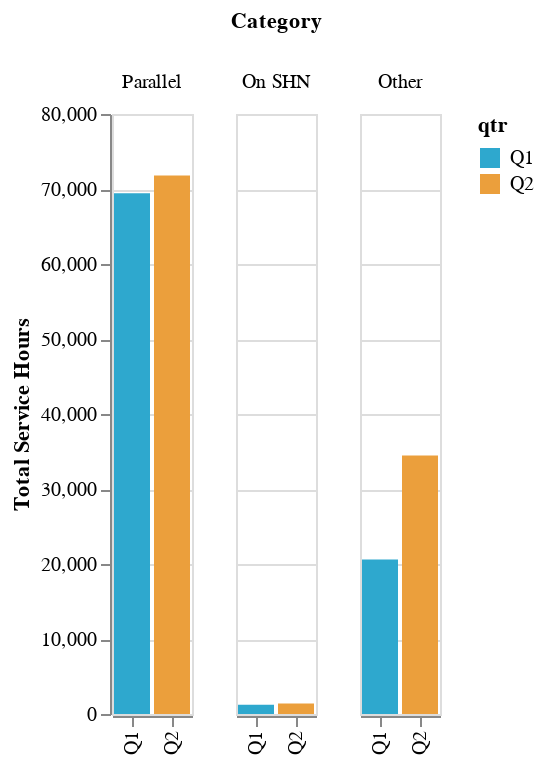

The cell this chart's notebook holds for it:
### Code cell
make_grouped_bar_chart(df, x_col="qtr", 
                       y_col="total_service_hours",
                       group_col="category")

### Figure 1 — Vega-Lite specification as saved in the notebook (floating-point values rounded to 4 significant figures)
{"config": {"view": {"continuousWidth": 400, "continuousHeight": 300}}, "data": {"name": "data-ad6cd1480dd425d35a18fab37753d3db"}, "mark": "bar", "encoding": {"color": {"field": "qtr", "scale": {"range": ["#2EA8CE", "#EB9F3C", "#F4D837", "#51BF9D", "#8CBCCB", "#9487C0"]}, "type": "nominal"}, "column": {"field": "category", "sort": ["Parallel", "On SHN", "Other"], "title": "Category", "type": "nominal"}, "x": {"field": "qtr", "title": "", "type": "nominal"}, "y": {"field": "total_service_hours", "title": "Total Service Hours", "type": "quantitative"}}, "$schema": "https://vega.github.io/schema/vega-lite/v4.17.0.json", "datasets": {"data-ad6cd1480dd425d35a18fab37753d3db": [{"category": "Parallel", "total_service_hours": 69435, "unique_route": 1977, "pct_total_service_hours": 0.761, "pct_unique_route": 0.751, "qtr": "Q1", "service_date": "2022-02-08", "year": 2022}, {"category": "On SHN", "total_service_hours": 1229, "unique_route": 59, "pct_total_service_hours": 0.013, "pct_unique_route": 0.022, "qtr": "Q1", "service_date": "2022-02-08", "year": 2022}, {"category": "Other", "total_service_hours": 20607, "unique_route": 596, "pct_total_service_hours": 0.226, "pct_unique_route": 0.226, "qtr": "Q1", "service_date": "2022-02-08", "year": 2022}, {"category": "Parallel", "total_service_hours": 71816, "unique_route": 1997, "pct_total_service_hours": 0.667, "pct_unique_route": 0.686, "qtr": "Q2", "service_date": "2022-05-04", "year": 2022}, {"category": "On SHN", "total_service_hours": 1409, "unique_route": 66, "pct_total_service_hours": 0.013, "pct_unique_route": 0.023, "qtr": "Q2", "service_date": "2022-05-04", "year": 2022}, {"category": "Other", "total_service_hours": 34451, "unique_route": 850, "pct_total_service_hours": 0.32, "pct_unique_route": 0.292, "qtr": "Q2", "service_date": "2022-05-04", "year": 2022}]}}
